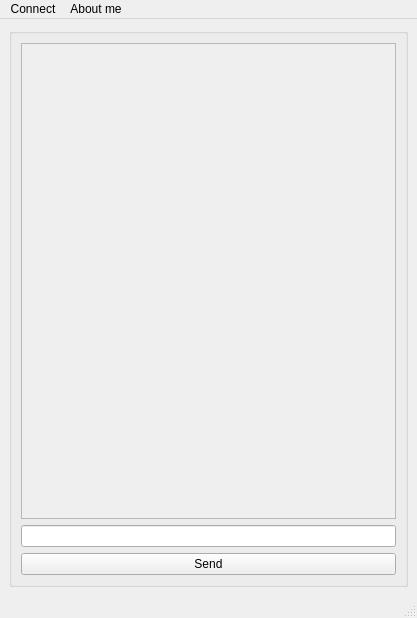
<?xml version="1.0" encoding="UTF-8"?>
<ui version="4.0">
 <class>MainWindow</class>
 <widget class="QMainWindow" name="MainWindow">
  <property name="geometry">
   <rect>
    <x>0</x>
    <y>0</y>
    <width>417</width>
    <height>618</height>
   </rect>
  </property>
  <property name="windowTitle">
   <string>furryfoxy : simple p2p chat</string>
  </property>
  <widget class="QWidget" name="centralwidget">
   <layout class="QGridLayout" name="gridLayout">
    <item row="0" column="0">
     <widget class="QGroupBox" name="groupBox">
      <property name="title">
       <string/>
      </property>
      <layout class="QVBoxLayout" name="verticalLayout">
       <item>
        <widget class="QScrollArea" name="scrollArea">
         <property name="widgetResizable">
          <bool>true</bool>
         </property>
         <widget class="QWidget" name="scrollAreaWidgetContents">
          <property name="geometry">
           <rect>
            <x>0</x>
            <y>0</y>
            <width>373</width>
            <height>461</height>
           </rect>
          </property>
          <layout class="QVBoxLayout" name="verticalLayout_4">
           <item>
            <layout class="QVBoxLayout" name="massage_widget_adder"/>
           </item>
           <item>
            <spacer name="verticalSpacer">
             <property name="orientation">
              <enum>Qt::Orientation::Vertical</enum>
             </property>
             <property name="sizeHint" stdset="0">
              <size>
               <width>20</width>
               <height>40</height>
              </size>
             </property>
            </spacer>
           </item>
          </layout>
         </widget>
        </widget>
       </item>
       <item>
        <widget class="QLineEdit" name="massge_line">
         <property name="text">
          <string/>
         </property>
        </widget>
       </item>
       <item>
        <widget class="QPushButton" name="send_btn">
         <property name="text">
          <string>Send</string>
         </property>
        </widget>
       </item>
      </layout>
     </widget>
    </item>
   </layout>
  </widget>
  <widget class="QMenuBar" name="menubar">
   <property name="geometry">
    <rect>
     <x>0</x>
     <y>0</y>
     <width>417</width>
     <height>23</height>
    </rect>
   </property>
   <widget class="QMenu" name="menuCOnnect_to_Computer">
    <property name="title">
     <string>Connect</string>
    </property>
    <addaction name="actionConnect_with_Ip"/>
    <addaction name="actionExit"/>
   </widget>
   <widget class="QMenu" name="menuabout_me">
    <property name="title">
     <string>About me</string>
    </property>
    <addaction name="actionAbout_Developer"/>
   </widget>
   <addaction name="menuCOnnect_to_Computer"/>
   <addaction name="menuabout_me"/>
  </widget>
  <widget class="QStatusBar" name="username_show"/>
  <action name="actionAbout_Developer">
   <property name="text">
    <string>About Developer</string>
   </property>
  </action>
  <action name="actionConnect_with_Ip">
   <property name="text">
    <string>Connect with Ip</string>
   </property>
  </action>
  <action name="actionExit">
   <property name="text">
    <string>Exit App</string>
   </property>
  </action>
 </widget>
 <resources/>
 <connections/>
</ui>
